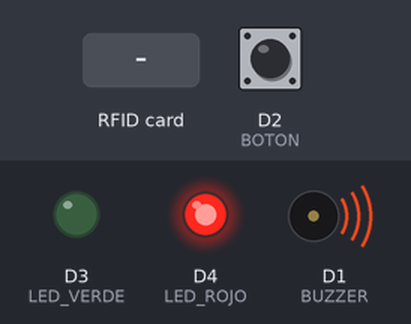
Simulated run of this program. Board: ESP8266 (NodeMCU). On the bench: output pins drawn as LEDs (lit = HIGH), buzzer (waves = sounding, pin HIGH). The test bench sets the inputs (shaded band); at power-on: D2 (BOTON) HIGH. WiFi joins after 1.5 s; servers stay silent unless stated; uploads are accepted with an empty reply; the local clock reads 2024-03-15 10:24:30 at power-on unless the program sets it; what the program prints to the serial monitor is not drawn.

Above: at 3.2 s.
3.3 s: RFID card D3 64 9A 0D held to the reader
At 3.39 s:
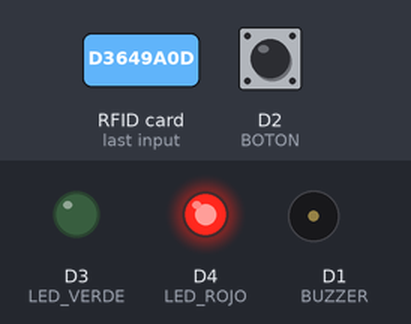
6.3 s: D2 (BOTON) pulled LOW for 0.15 s
At 7.5 s:
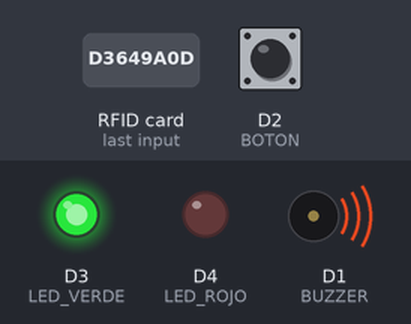
7.9 s: RFID card F3 07 3C F6 held to the reader
At 7.99 s:
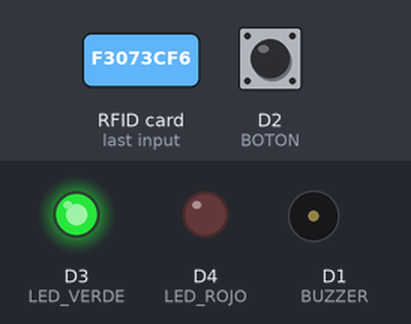
10.9 s: D2 (BOTON) pulled LOW for 1 s
At 11.4 s:
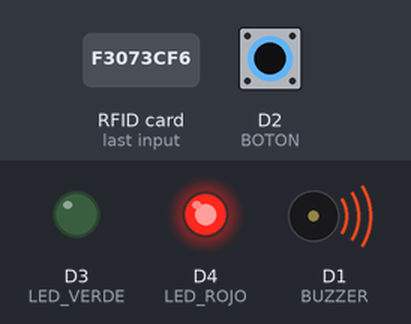
13.4 s: D2 (BOTON) pulled LOW for 3.2 s
At 14.2 s:
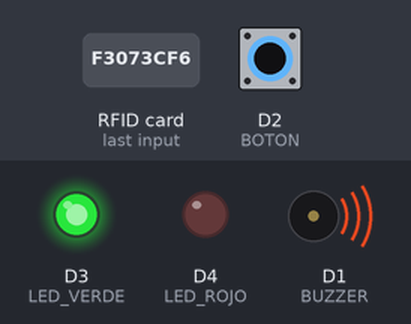
18.1 s: RFID card 84 93 39 8F held to the reader
At 18.18 s:
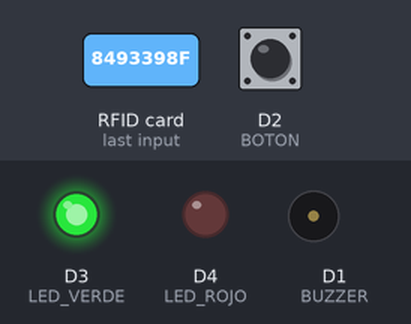
Timing chart, 0 to 21.1 s (numbered marks = the images above; inputs shaded):
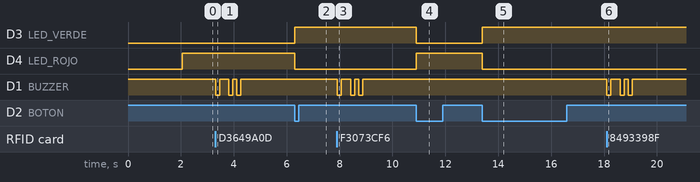

Measured:
- after the input at 3.3 s, D1 (BUZZER): goes LOW 0.15 s, HIGH 0.35 s, LOW 0.15 s, HIGH 0.15 s, LOW 0.15 s, then HIGH, starting at once
- after the input at 6.3 s, D3 (LED_VERDE): LOW → HIGH at once; D4 (LED_ROJO): HIGH → LOW at once
- after the input at 7.9 s, D1 (BUZZER): goes LOW 0.15 s, HIGH 0.35 s, LOW 0.15 s, HIGH 0.15 s, LOW 0.15 s, then HIGH, starting at once
- after the input at 10.9 s, D3 (LED_VERDE): HIGH → LOW at once; D4 (LED_ROJO): LOW → HIGH at once
- after the input at 13.4 s, D3 (LED_VERDE): LOW → HIGH at once; D4 (LED_ROJO): HIGH → LOW at once
- after the input at 18.1 s, D1 (BUZZER): goes LOW 0.15 s, HIGH 0.35 s, LOW 0.15 s, HIGH 0.15 s, LOW 0.15 s, then HIGH, starting at once

The program:

main.cpp
```cpp
#include <Arduino.h>
#include <ESP8266HTTPClient.h>
#include <ESP8266WiFi.h>
#include <MFRC522.h>
#include <SPI.h>
#include <WiFiClientSecure.h>
#include <ArduinoJson.h> // Include ArduinoJson library

class Usuario
{
private:
  const char *nombre;
  const char *clave;

public:
  // Constructor
  Usuario(const char *nombre, const char *clave) : nombre(nombre), clave(clave) {}

  const char *obtenerNombre()
  {
    return nombre;
  }

  const char *obtenerClave()
  {
    return clave;
  }
};

/* const int D0 = 16; // GPIO16 - WAKE UP
const int D1 = 5;  // GPIO5
const int D2 = 4;  // GPIO4
const int D3 = 0;  // GPIO0
const int D4 = 2;  // GPIO2 - TXD1
const int D5 = 14; // GPIO14 - HSCLK
const int D6 = 12; // GPIO12 - HMISO
const int D7 = 13; // GPIO13 - HMOSI - RXD2
const int D8 = 15; // GPIO15 - HCS   - TXD2
const int RX = 3;  // GPIO3 - RXD0
const int TX = 1;  // GPIO1 - TXD0
const int S3 = 10;
const int S2 = 9; */

const int SS_PIN = D8;  // SDA RC522
const int RST_PIN = D0; // RST RC522
const int BUZZER = D1;
const int BOTON = D2;
const int LED_VERDE = D3;
const int LED_ROJO = D4;

// para debounce del boton
bool estadoAnteriorBoton = HIGH; // Estado inicial del botón (no presionado)
unsigned long ultimaPulsacion = 0;
unsigned long intervaloDebounce = 100;

// para incializar el scanner rfid
MFRC522 rfid(SS_PIN, RST_PIN); // Instance of the class
MFRC522::MIFARE_Key key;
// Init array that will store new NUID
byte nuidPICC[4];

// para almacenar el codigo de la tarjet rfid
String DatoHex;

// certificado raíz de onrender.com
const char IRG_Root_X1[] PROGMEM = R"CERT(
-----BEGIN CERTIFICATE-----

-----END CERTIFICATE-----
)CERT";
X509List cert(IRG_Root_X1);

const char *ssid = "";
const char *password = "";

String modo = "check-out";

String url = "https://flask-asistencia-odoo-integramundo.onrender.com/hello/integramundo";

// importante almacenar los usuarios como url enconded string
Usuario usuarios[] = {
    Usuario("Master Key", "D3649A0D"),
    Usuario("Master Card", "F3073CF6"),
    Usuario("User 1", "8493398F"),
    Usuario("User 2", "44130E8F"),
    Usuario("User 3", "742E2A8F"),
    Usuario("User 4", "142CEB8E"),
    Usuario("User 5", "A4B68D8F"),
    Usuario("User 6", "A4F2948F"),
    Usuario("User 7", "A4BFA98F"),
    Usuario("User 8", "54DF9A8F"),
    Usuario("User 9", "54A3648F"),
    Usuario("User 10", "B450438F"),
    Usuario("User 11", "7460DC8F"),
    Usuario("User 12", "A468798F"),
    Usuario("User 13", "44BC2E8F"),
    Usuario("User 14", "8477858F"),
    Usuario("User 15", "D6B06172"),
    Usuario("User 16", "9497928F"),
    Usuario("User 17", "7481648F"),
    Usuario("User 18", "74988C8F"),
    Usuario("User 19", "94350B8F"),
    Usuario("User 20", "17DA3F5F")};
int numUsuarios = sizeof(usuarios) / sizeof(usuarios[0]); // Calculate number of users

void parpadearLed(int pin, int ms)
{
  digitalWrite(pin, HIGH);
  delay(ms);
  digitalWrite(pin, LOW);
  delay(ms);
}

void pulsarBuzzer(int buzzer, int ms)
{
  // LOW PRENDE HIGH APAGA
  digitalWrite(buzzer, LOW);
  delay(ms);
  digitalWrite(buzzer, HIGH);
  delay(ms);
}

void imprimirUsuarios(Usuario usuarios[], int size)
{
  for (int i = 0; i < size; ++i)
  {
    Serial.print(usuarios[i].obtenerNombre());
    Serial.print(usuarios[i].obtenerClave());
  }
}

void registrarUsuario(const char *nombre)
{
  String nombreUsuario = nombre;
  Serial.print("Autenticando a ");
  Serial.println(nombreUsuario);

  WiFiClientSecure client;

  if (WiFi.status() == WL_CONNECTED)
  {
    client.setTrustAnchors(&cert); // Ensure you have the root certificate set up properly

    HTTPClient https;

    Serial.print("[HTTPS] begin...\n");

    String url = "https://flask-asistencia-odoo-integramundo.onrender.com/post_attendance";

    // Prepare JSON data
    JsonDocument doc;
    doc["file_path"] = "credentials.txt";
    doc["action"] = (modo == "check-in") ? "check-in" : "check-out";
    doc["username"] = nombreUsuario;

    // Serialize JSON object
    String jsonBuffer;
    serializeJson(doc, jsonBuffer);

    Serial.print("[HTTPS] POST...\n");
    if (https.begin(client, url))
    {                                                      // Initialize HTTPClient with the server URL
      https.addHeader("Content-Type", "application/json"); // Add the content type header

      int httpCode = https.POST(jsonBuffer); // Send the request with the JSON payload

      if (httpCode > 0)
      {
        Serial.printf("[HTTPS] POST... code: %d\n", httpCode);
        String payload = https.getString();
        Serial.println(payload);

        if (httpCode == HTTP_CODE_OK)
        {
          pulsarBuzzer(BUZZER, 150);
          pulsarBuzzer(BUZZER, 150);
        }
        else if (httpCode == HTTP_CODE_NOT_FOUND)
        {
          Serial.println("Usuario no existe en la base de datos.");
          pulsarBuzzer(BUZZER, 150);
          pulsarBuzzer(BUZZER, 150);
          pulsarBuzzer(BUZZER, 150);
        }
        else if (httpCode == HTTP_CODE_BAD_REQUEST)
        {
          Serial.println("Usuario ya registró su ingreso.");
          pulsarBuzzer(BUZZER, 300);
          pulsarBuzzer(BUZZER, 300);
          pulsarBuzzer(BUZZER, 300);
        }
      }
      else
      {
        Serial.printf("[HTTPS] POST... failed, error: %s\n", https.errorToString(httpCode).c_str());
        pulsarBuzzer(BUZZER, 150);
        pulsarBuzzer(BUZZER, 150);
        pulsarBuzzer(BUZZER, 150);
      }
      https.end(); // Close the connection
    }
    else
    {
      Serial.println("[HTTPS] Unable to begin connection");
    }
  }
  else
  {
    Serial.printf("[HTTPS] Unable to connect\n");
  }
}

void comprobarClave(String clave, Usuario usuarios[], int size)
{
  // importante convertir a char* porque en la clase Usuario usa char* para almacenar los strings
  const char *claveChar = clave.c_str(); // Convert String to const char*
  for (int i = 0; i < size; ++i)
  {
    if (strcmp(claveChar, usuarios[i].obtenerClave()) == 0)
    {
      // pasamos el nombre de usuario a la funcion que luego lo agregara como query param
      registrarUsuario(usuarios[i].obtenerNombre());
      return;
    }
  }

  // solo se imprime si no hay return anterior, o sea si no se encuentra la clave en el array
  Serial.println("NO ESTA REGISTRADO - PROHIBIDO EL INGRESO");
  pulsarBuzzer(BUZZER, 150);
  pulsarBuzzer(BUZZER, 150);
  pulsarBuzzer(BUZZER, 150);
}

void cambiarModo(int led1, int led2)
{
  if (modo == "check-in")
  {
    modo = "check-out";
    digitalWrite(led1, HIGH);
    digitalWrite(led2, LOW);
  }
  else if (modo == "check-out")
  {
    modo = "check-in";
    digitalWrite(led2, HIGH);
    digitalWrite(led1, LOW);
  }
}

// para extraer el numero contenido en la tarjeta rfid
String printHex(byte *buffer, byte bufferSize)
{
  String DatoHexAux = "";
  for (byte i = 0; i < bufferSize; i++)
  {
    if (buffer[i] < 0x10)
    {
      DatoHexAux = DatoHexAux + "0";
      DatoHexAux = DatoHexAux + String(buffer[i], HEX);
    }
    else
    {
      DatoHexAux = DatoHexAux + String(buffer[i], HEX);
    }
  }

  for (unsigned int i = 0; i < DatoHexAux.length(); i++)
  {
    DatoHexAux[i] = toupper(DatoHexAux[i]);
  }
  return DatoHexAux;
}

void setup()
{
  pinMode(BOTON, INPUT_PULLUP);
  pinMode(LED_VERDE, OUTPUT);
  pinMode(LED_ROJO, OUTPUT);
  pinMode(BUZZER, OUTPUT);

  // partir con el buzzer apagado
  digitalWrite(BUZZER, HIGH);

  Serial.begin(115200);
  // Serial.setDebugOutput(true);

  SPI.begin();     // Init SPI bus
  rfid.PCD_Init(); // Init MFRC522
  Serial.println();
  Serial.print(F("Reader :"));
  rfid.PCD_DumpVersionToSerial();
  for (byte i = 0; i < 6; i++)
  {
    key.keyByte[i] = 0xFF;
  }
  DatoHex = printHex(key.keyByte, MFRC522::MF_KEY_SIZE);
  Serial.println();
  Serial.println();
  Serial.println("Iniciando el Programa");

  Serial.println();
  Serial.println();
  Serial.println();

  // Connect to Wi-Fi
  WiFi.mode(WIFI_STA);
  WiFi.begin(ssid, password);
  Serial.print("Connecting to WiFi ..");
  while (WiFi.status() != WL_CONNECTED)
  {
    Serial.print('.');
    delay(1000);
  }

  // Set time via NTP, as required for x.509 validation
  configTime(3 * 3600, 0, "pool.ntp.org", "time.nist.gov");

  Serial.print("Waiting for NTP time sync: ");
  time_t now = time(nullptr);
  while (now < 8 * 3600 * 2)
  {
    delay(500);
    Serial.print(".");
    now = time(nullptr);
  }
  Serial.println("");
  struct tm timeinfo;
  gmtime_r(&now, &timeinfo);
  Serial.print("Current time: ");
  Serial.print(asctime(&timeinfo));

  // partimos en modo check-in
  cambiarModo(LED_VERDE, LED_ROJO);
}

void loop()
{
  bool estadoBoton = digitalRead(BOTON);
  unsigned long tiempoActual = millis();

  // Verifica si ha pasado suficiente tiempo desde la última pulsación
  if (tiempoActual - ultimaPulsacion >= intervaloDebounce)
  {
    // Verifica si el botón ha cambiado de no presionado a presionado
    if (estadoBoton == LOW && estadoAnteriorBoton == HIGH)
    {
      cambiarModo(LED_VERDE, LED_ROJO);
      ultimaPulsacion = tiempoActual;
    }
    // Actualiza el estado anterior del botón
    estadoAnteriorBoton = estadoBoton;
  }

  // Reset the loop if no new card present on the sensor/reader. This saves the
  // entire process when idle.
  if (!rfid.PICC_IsNewCardPresent())
  {
    return;
  }

  // Verify if the NUID has been readed
  if (!rfid.PICC_ReadCardSerial())
  {
    return;
  }

  Serial.print(F("PICC type: "));
  MFRC522::PICC_Type piccType = rfid.PICC_GetType(rfid.uid.sak);
  Serial.println(rfid.PICC_GetTypeName(piccType));
  // Check is the PICC of Classic MIFARE type
  if (piccType != MFRC522::PICC_TYPE_MIFARE_MINI &&
      piccType != MFRC522::PICC_TYPE_MIFARE_1K &&
      piccType != MFRC522::PICC_TYPE_MIFARE_4K)
  {
    Serial.println("Su Tarjeta no es del tipo MIFARE Classic.");
    return;
  }

  Serial.println("Se ha detectado una nueva tarjeta.");

  pulsarBuzzer(BUZZER, 150);

  DatoHex = printHex(rfid.uid.uidByte, rfid.uid.size);
  Serial.print("Codigo Tarjeta: ");
  Serial.println(DatoHex);

  // verificar si existe esta clave entre nuestros usuarios registrados
  comprobarClave(DatoHex, usuarios, numUsuarios);

  Serial.println();

  // Halt PICC
  rfid.PICC_HaltA();
  // Stop encryption on PCD
  rfid.PCD_StopCrypto1();
}
```
